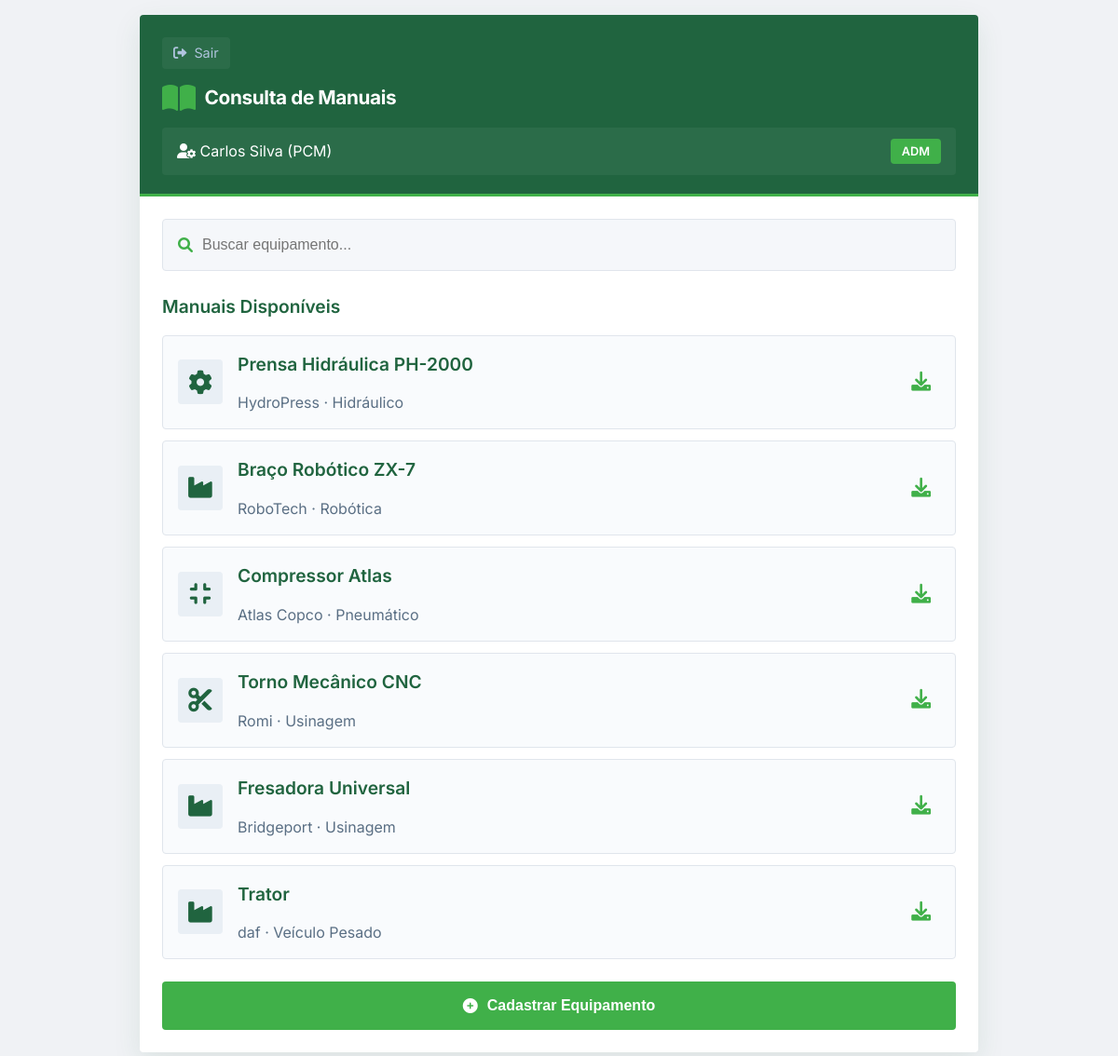
/modulo/leitura (signed in), run on an earlier commit of the app's database.
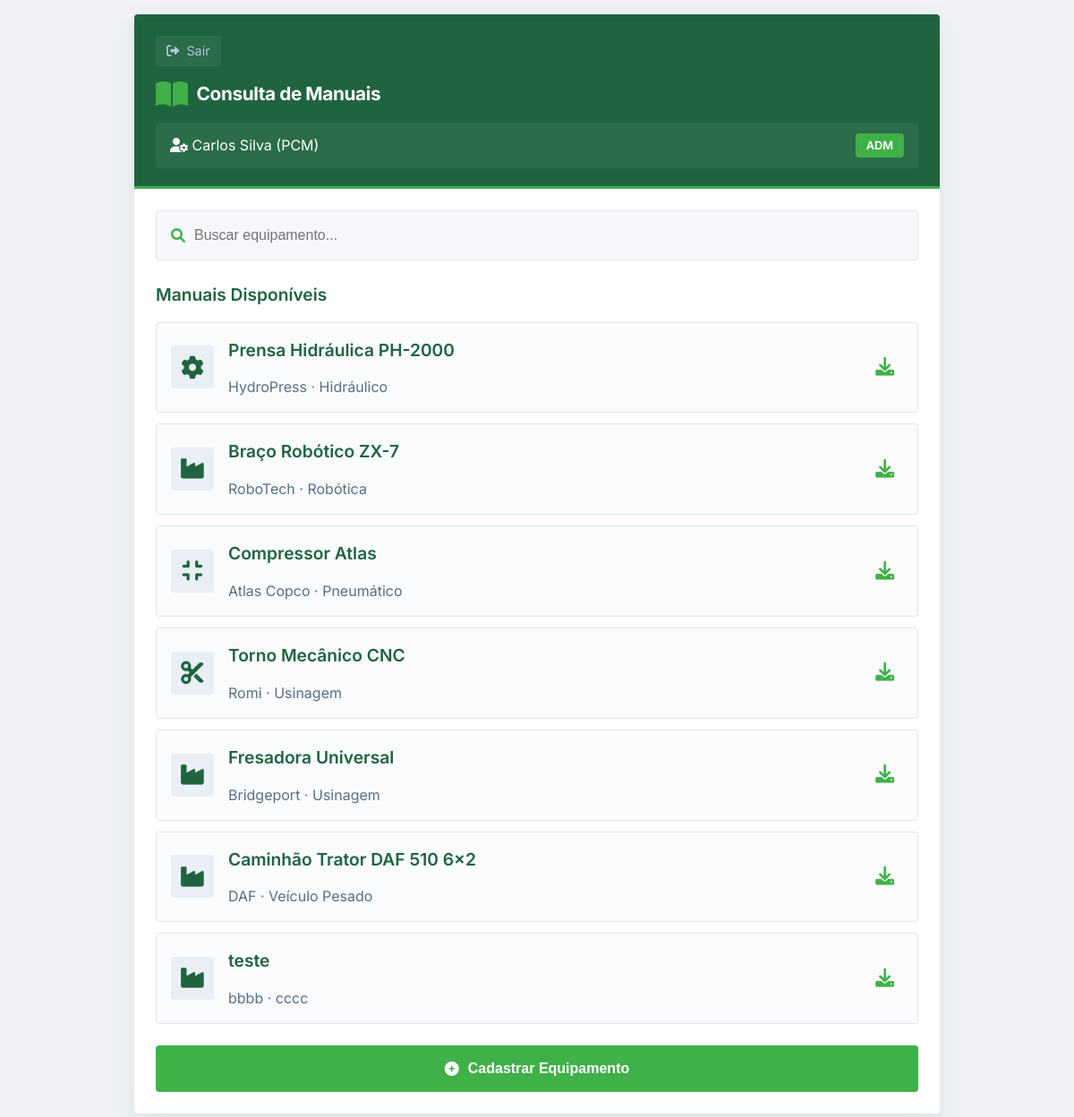
And on a later commit of the database.
### app.py (models this page shows, shortened)
class Equipamento(db.Model):
    __tablename__ = 'equipamentos'
    id = db.Column(db.Integer, primary_key=True)
    nome = db.Column(db.String(100), nullable=False)
    modelo = db.Column(db.String(50))
    fabricante = db.Column(db.String(100))
    tipo = db.Column(db.String(50))
    manual_pdf = db.Column(db.String(200))
    data_cadastro = db.Column(db.DateTime, default=datetime.utcnow)

### app.py (the view)
@app.route('/modulo/leitura')
@login_required
@modulo_required('leitura')
def modulo_leitura():
    equipamentos = Equipamento.query.all()
    usuario = Usuario.query.get(session['usuario_id'])
    return render_template('modulo_leitura.html',
                         equipamentos=equipamentos,
                         usuario=usuario)

### app.py (called while the page is built)
def login_required(f):
    @wraps(f)
    def decorated_function(*args, **kwargs):
        if 'usuario_id' not in session:
            return redirect(url_for('index'))
        return f(*args, **kwargs)
    return decorated_function

def modulo_required(modulo):
    def decorator(f):
        @wraps(f)
        def decorated_function(*args, **kwargs):
            if 'usuario_id' not in session:
                return redirect(url_for('index'))
            usuario = Usuario.query.get(session['usuario_id'])
            if usuario.modulo_acesso != 'todos' and usuario.modulo_acesso != modulo:
                return redirect(url_for('index'))
            return f(*args, **kwargs)
        return decorated_function
    return decorator

### templates/modulo_leitura.html (shortened to what this page needs)
<!DOCTYPE html>
<html lang="pt-BR">
<head>
    <link rel="stylesheet" href="https://cdnjs.cloudflare.com/ajax/libs/font-awesome/6.0.0-beta3/css/all.min.css">
    <link rel="stylesheet" href="{{ url_for('static', filename='css/modulo_leitura.css') }}">
</head>
<body>
<div class="app-container">
    <div class="screen">
        <div class="header-aguia">
            <div class="back-button" onclick="window.location.href='/'">
                <i class="fas fa-sign-out-alt"></i> Sair
            </div>
            <div class="header-logo" style="font-size:1.3rem;">
                <i class="fas fa-book-open"></i> Consulta de Manuais
            </div>
            <div class="user-info">
                <span><i class="fas fa-user-cog"></i> {{ usuario.nome }} ({{ usuario.perfil|upper }})</span>
                <span class="badge">{% if usuario.perfil == 'pcm' %}ADM{% else %}USER{% endif %}</span>
            </div>
        </div>
        <div class="content-padded">
            <div class="search-box">
                <i class="fas fa-search"></i>
                <input type="text" placeholder="Buscar equipamento..." id="searchInput" onkeyup="filtrarEquipamentos()">
            </div>
            <h3>Manuais Disponíveis</h3>
            <div class="card-list" id="equipamentosList">
                {% for equipamento in equipamentos %}
                <div class="card-item equipamento-item" data-nome="{{ equipamento.nome|lower }} {{ equipamento.modelo|lower }} {{ equipamento.fabricante|lower }}">
                    <div class="card-icon">
                        {% if 'prensa' in equipamento.nome|lower %}
                        <i class="fas fa-cog"></i>
                        {% elif 'robô' in equipamento.nome|lower or 'robot' in equipamento.nome|lower %}
                        <i class="fas fa-robot"></i>
                        {% elif 'compressor' in equipamento.nome|lower %}
                        <i class="fas fa-compress"></i>
                        {% elif 'torno' in equipamento.nome|lower %}
                        <i class="fas fa-cut"></i>
                        {% else %}
                        <i class="fas fa-industry"></i>
                        {% endif %}
                    </div>
                    <div>
                        <h3>{{ equipamento.nome }}</h3>
                        <p style="color:#5a6f84;">{{ equipamento.fabricante }} · {{ equipamento.tipo }}</p>
                    </div>
                    <i class="fas fa-download download-btn" onclick="baixarManual({{ equipamento.id }})" title="Baixar manual"></i>
                </div>
                {% endfor %}
            </div>
            {% if usuario.perfil == 'pcm' %}
            <button class="btn btn-dourado" style="margin-top:24px;" onclick="abrirModalCadastro()">
                <i class="fas fa-plus-circle"></i> Cadastrar Equipamento
            </button>
            {% endif %}
        </div>
    </div>
</div>
</body>
</html>

What changed in the data, as far as the page shows it:
changed Equipamento "Veículo Pesado": nome "Trator" → "Caminhão Trator DAF 510 6x2"; fabricante "daf" → "DAF"
added Equipamento: nome "teste", fabricante "bbbb", tipo "cccc"
